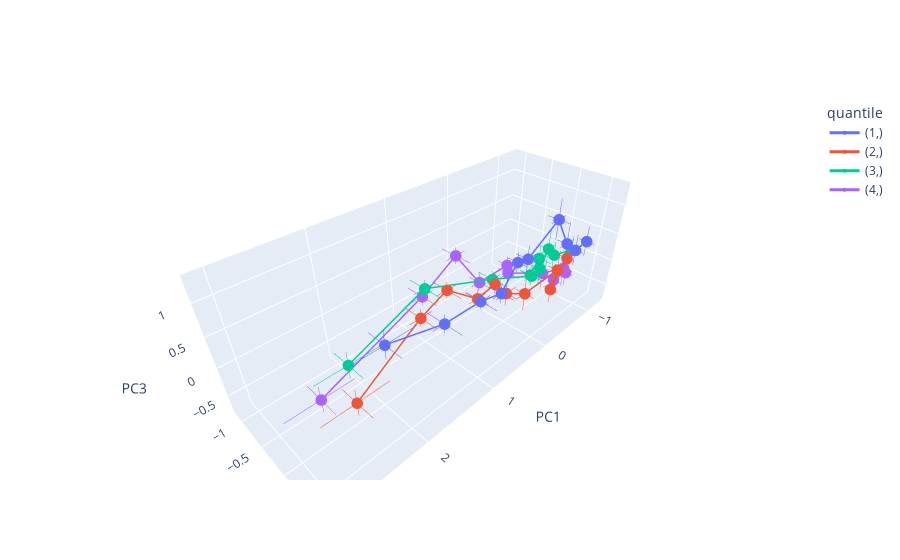

The cell this chart's notebook holds for it:
### Code cell
a = merged_df.groupby(["quantile", 'bin_frac'])[['pc1', 'pc2', 'pc3', 'pc4']].mean()
cluster_stats =  merged_df.groupby(["quantile", 'bin_frac'])[['pc1', 'pc2', 'pc3', 'pc4']].sem()
cluster_stats.columns = ["pc1_err", "pc2_err",  'pc3_err', "pc4_err"]
cluster_stats = cluster_stats.reset_index()
# Example: using your dataframe 'all_mice'
fig = go.Figure()

for cluster, df  in a.groupby(["quantile"]):
    
    fig.add_trace(go.Scatter3d(
        x=df["pc1"],
        y=df["pc2"],
        z=df["pc3"],
        mode='lines+markers',
        name=str(cluster),
        error_x=dict(
            type="data",
            array=cluster_stats["pc1_err"],   # symmetric errors
            visible=True
        ),
        error_y=dict(
            type="data",
            array=cluster_stats["pc2_err"],
            visible=True
        ),
        error_z=dict(
            type="data",
            array=cluster_stats["pc3_err"],
            visible=True
        ),
        marker=dict(size=4),
        line=dict(width=3)
    ))

fig.update_layout(
    scene=dict(
        xaxis_title="PC1",
        yaxis_title="PC2",
        zaxis_title="PC3",
    ),
    legend_title_text="quantile"
)

fig.show()
